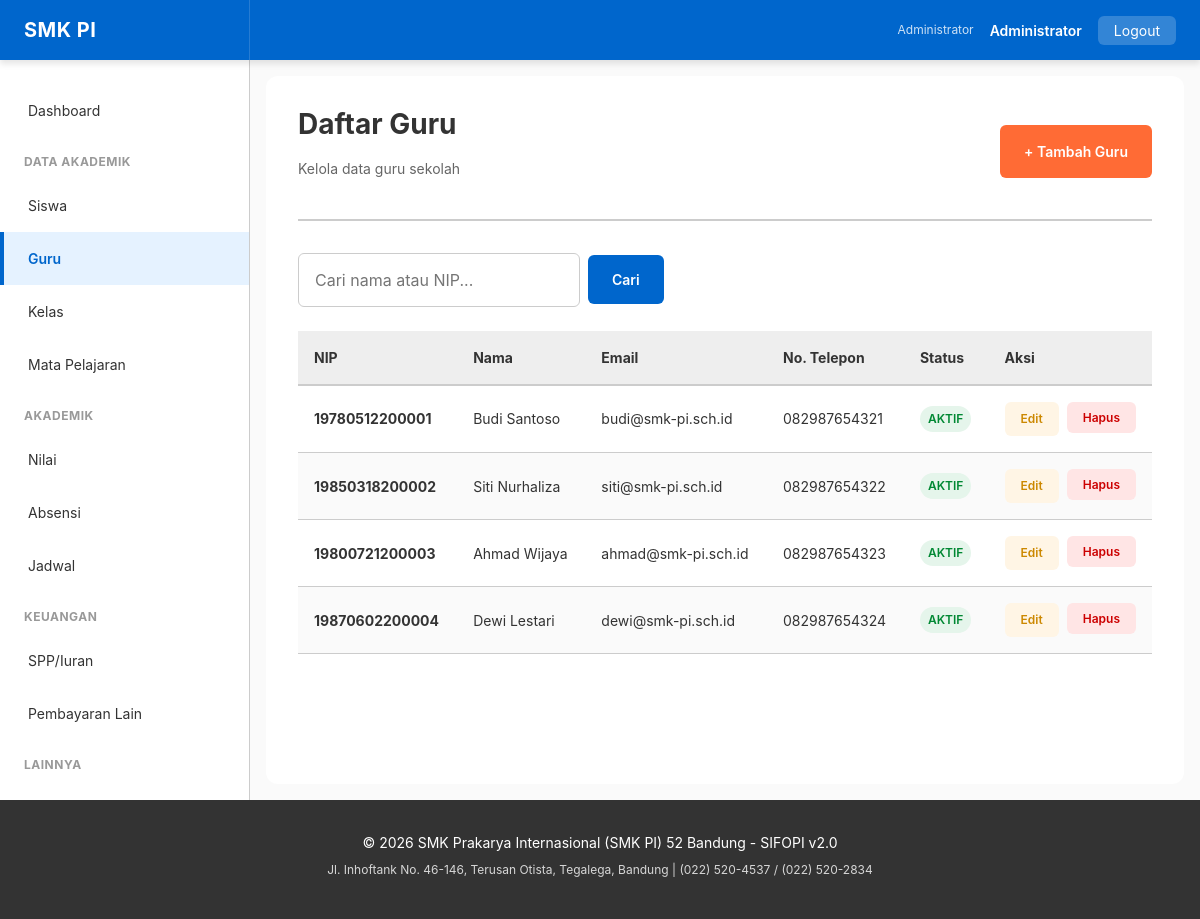
The page /guru (signed in) on the database its author committed.
### tables this page shows
CREATE TABLE guru (
    id INT PRIMARY KEY AUTO_INCREMENT,
    user_id INT NOT NULL UNIQUE,
    nip VARCHAR(20) UNIQUE,
    nama VARCHAR(100) NOT NULL,
    tgl_lahir DATE,
    jenis_kelamin ENUM('LAKI-LAKI', 'PEREMPUAN'),
    agama VARCHAR(20),
    alamat TEXT,
    no_telepon VARCHAR(20),
    email VARCHAR(100) UNIQUE,
    photo VARCHAR(255),
    tgl_masuk DATE,
    status ENUM('AKTIF', 'CUTI', 'RESIGN') DEFAULT 'AKTIF',
    golongan_darah VARCHAR(3),
    is_active BOOLEAN DEFAULT true,
    created_at DATETIME DEFAULT CURRENT_TIMESTAMP,
    updated_at DATETIME DEFAULT CURRENT_TIMESTAMP ON UPDATE CURRENT_TIMESTAMP,
    FOREIGN KEY (user_id) REFERENCES user(id) ON DELETE CASCADE,
    UNIQUE KEY unique_nip (nip),
    INDEX idx_nama (nama),
    INDEX idx_active (is_active)
);

### public/index.php (called while the page is built, shortened)
<?php
$configPath = dirname(__DIR__) . '/config';
require_once $configPath . '/database.php';
require_once $configPath . '/helpers.php';
class Router {
    private function render(string $viewPath, array $vars = []): void {
        extract($vars);
        $contentFile = dirname(__DIR__) . '/views/' . $viewPath . '.php';
        include $contentFile;
        include dirname(__DIR__) . '/views/layout/base.php';
    }
    private function db(): Database { return Database::getInstance(); }
    private function guruList(): void {
        $db     = $this->db();
        $page   = (int)($_GET['page'] ?? 1);
        $search = sanitize($_GET['search'] ?? '');
        $where  = $search ? "(nama LIKE ? OR nip LIKE ?)" : '';
        $params = $search ? ["%$search%", "%$search%"] : [];
        $result = $db->paginate('guru', $page, ITEMS_PER_PAGE, $where, $params);
        $this->render('guru/list', compact('result', 'search'));
    }
}
(new Router())->route();

### config/helpers.php (called while the page is built, shortened)
<?php
if (function_exists('safe')) {
    return;
}
function safe(mixed $value): string {
    return htmlspecialchars((string)$value, ENT_QUOTES, 'UTF-8');
}
function sanitize(string $value): string {
    return trim(htmlspecialchars($value, ENT_QUOTES, 'UTF-8'));
}

### config/database.php (called while the page is built, shortened)
<?php
class Database {
    private static $instance = null;
    private $pdo;
    public static function getInstance(): self {
        if (self::$instance === null) {
            self::$instance = new self();
        }
        return self::$instance;
    }
    private function connect(): void {
        try {
            $host = $_ENV['DB_HOST'] ?? 'localhost';
            $port = $_ENV['DB_PORT'] ?? 3306;
            $dbname = $_ENV['DB_NAME'] ?? 'atol_akademik_smk_pi';
            $user = $_ENV['DB_USER'] ?? 'root';
            $password = $_ENV['DB_PASSWORD'] ?? '';
            $dsn = "mysql:host={$host};port={$port};dbname={$dbname};charset=utf8mb4";
            $this->pdo = new PDO(
                $dsn,
                $user,
                $password,
                [
                    PDO::ATTR_ERRMODE => PDO::ERRMODE_EXCEPTION,
                    PDO::ATTR_DEFAULT_FETCH_MODE => PDO::FETCH_ASSOC,
                    PDO::ATTR_EMULATE_PREPARES => false,
                ]
            );
        } catch (PDOException $e) {
            die('Database connection failed: ' . htmlspecialchars($e->getMessage()));
        }
    }
    public function query(string $sql, array $params = []): PDOStatement {
        try {
            $stmt = $this->pdo->prepare($sql);
            $stmt->execute($params);
            return $stmt;
        } catch (PDOException $e) {
            $this->lastError = $e->getMessage();
            if ($_ENV['APP_DEBUG'] ?? false) {
                error_log('SQL Error: ' . $e->getMessage() . "\nSQL: " . $sql);
            }
            throw new Exception('Database query failed. Please try again.');
        }
    }
    public function count(string $table, string $where = '', array $params = []): int {
        $sql = "SELECT COUNT(*) as count FROM {$table}";
        $stmt = $this->query($sql, $params);
        $result = $stmt->fetch();
        return (int)($result['count'] ?? 0);
    }
    public function paginate(string $table, int $page = 1, int $perPage = 15, string $where = '', array $params = []): array {
        $total = $this->count($table, $where, $params);
        $pages = ceil($total / $perPage);
        $offset = ($page - 1) * $perPage;
        $sql = "SELECT * FROM {$table}";
        $sql .= " LIMIT ? OFFSET ?";
        $params[] = $perPage;
        $params[] = $offset;
        $stmt = $this->query($sql, $params);
        $data = $stmt->fetchAll();
        return [
            'data' => $data,
            'page' => $page,
            'per_page' => $perPage,
            'total' => $total,
            'pages' => $pages,
            'has_prev' => $page > 1,
            'has_next' => $page < $pages,
        ];
    }
}

### views/guru/list.php (the view, shortened to what this page needs)
<div class="page-header" style="display:flex;justify-content:space-between;align-items:center;">
    <div>
        <h1 class="page-title">Daftar Guru</h1>
        <p class="page-subtitle">Kelola data guru sekolah</p>
    </div>
    <?php if ($_SESSION['user']['role'] === 'ADMIN'): ?>
        <a href="/guru/create" class="btn btn-secondary">+ Tambah Guru</a>
    <?php endif; ?>
</div>
<div class="search-bar">
    <form method="GET" action="/guru" style="display:flex;gap:8px;align-items:center;">
        <input type="text" name="search" class="search-input" placeholder="Cari nama atau NIP..." value="<?= safe($search ?? '') ?>">
        <button type="submit" class="btn btn-primary">Cari</button>
    </form>
</div>
<?php if (!empty($result['data'])): ?>
    <div class="table-responsive">
        <table class="table">
            <thead>
                <tr><th>NIP</th><th>Nama</th><th>Email</th><th>No. Telepon</th><th>Status</th><th style="width:130px;">Aksi</th></tr>
            </thead>
            <tbody>
                <?php foreach ($result['data'] as $g): ?>
                    <tr>
                        <td><strong><?= safe($g['nip'] ?? '-') ?></strong></td>
                        <td><?= safe($g['nama']) ?></td>
                        <td><?= safe($g['email'] ?? '-') ?></td>
                        <td><?= safe($g['no_telepon'] ?? '-') ?></td>
                        <td><span class="badge badge-<?= ($g['status'] ?? '') === 'AKTIF' ? 'success' : 'secondary' ?>"><?= safe($g['status'] ?? 'AKTIF') ?></span></td>
                        <td class="table-actions">
                            <?php if ($_SESSION['user']['role'] === 'ADMIN'): ?>
                            <a href="/guru/edit?id=<?= $g['id'] ?>" class="btn btn-small action-edit">Edit</a>
                            <form method="POST" action="/guru/delete?id=<?= $g['id'] ?>" style="display:inline;" onsubmit="return confirm('Hapus guru <?= safe($g['nama']) ?>?')">
                                <button class="btn btn-small action-delete">Hapus</button>
                            </form>
                            <?php endif; ?>
                        </td>
                    </tr>
                <?php endforeach; ?>
            </tbody>
        </table>
    </div>
<?php endif; ?>

### public/assets/css/theme.css (style rules this page uses)
.search-bar { display: flex; gap: var(--spacing-md); margin-bottom: var(--spacing-lg); }
.search-input { flex: 1; min-width: 250px; }
.table-actions { display: flex; gap: var(--spacing-sm); }
.action-edit { background: var(--color-warning-light); color: var(--color-warning-dark); }
.action-delete { background: var(--color-error-light); color: var(--color-error); }

### public/assets/css/variables.css (style rules this page uses)
:root { --color-primary: #0066CC; --color-primary-dark: #0052A3; --color-primary-light: #E5F2FF; --color-secondary: #FF6B35; --color-secondary-dark: #E55A28; --color-secondary-light: #FFE5D5; --color-success: #00AA44; --color-success-dark: #008833; --color-success-light: #E5F5EB; --color-warning: #FFAA00; --color-warning-dark: #CC8800; --color-warning-light: #FFF5E5; --color-error: #CC0000; --color-error-dark: #AA0000; --color-error-light: #FFE5E5; --color-info: #0066CC; --color-info-light: #E5F2FF; --color-dark-text: #333333; --color-light-bg: #EEEEEE; --color-border: #CCCCCC; --color-white: #FFFFFF; --color-black: #000000; --color-gray-50: #FAFAFA; --color-gray-100: #F5F5F5; --color-gray-200: #EEEEEE; --color-gray-300: #DDDDDD; --color-gray-400: #CCCCCC; --color-gray-500: #999999; --color-gray-600: #666666; --color-gray-700: #444444; --color-gray-800: #333333; --color-gray-900: #1A1A1A; --font-family: -apple-system, BlinkMacSystemFont, 'Segoe UI', 'Roboto', 'Oxygen', 'Ubuntu', 'Cantarell', sans-serif; --font-mono: 'Courier New', 'Courier', monospace; --font-size-base: 16px; --font-size-xs: 12px; --font-size-sm: 14px; --font-size-lg: 18px; --font-size-xl: 20px; --font-size-2xl: 24px; --font-size-3xl: 28px; --font-size-4xl: 32px; --font-weight-light: 300; --font-weight-normal: 400; --font-weight-medium: 500; --font-weight-semibold: 600; --font-weight-bold: 700; --line-height-tight: 1.2; --line-height-normal: 1.5; --line-height-relaxed: 1.75; --spacing-xs: 4px; --spacing-sm: 8px; --spacing-md: 16px; --spacing-lg: 24px; --spacing-xl: 32px; --spacing-2xl: 40px; --spacing-3xl: 48px; --radius-sm: 4px; --radius-md: 6px; --radius-lg: 12px; --radius-xl: 16px; --radius-full: 9999px; --shadow-sm: 0 1px 2px rgba(0, 0, 0, 0.05); --shadow-md: 0 4px 6px rgba(0, 0, 0, 0.1); --shadow-lg: 0 10px 20px rgba(0, 0, 0, 0.15); --shadow-xl: 0 20px 40px rgba(0, 0, 0, 0.2); --transition-fast: 150ms ease-in-out; --transition-normal: 300ms ease-in-out; --transition-slow: 500ms ease-in-out; --z-dropdown: 1000; --z-modal: 2000; --z-tooltip: 3000; --breakpoint-sm: 640px; --breakpoint-md: 1024px; --breakpoint-lg: 1280px; --navbar-height: 60px; --sidebar-width: 250px; --max-container-width: 1400px; }
@media (prefers-color-scheme: light) { :root { --bg-primary: #FFFFFF; --bg-secondary: #F5F5F5; --text-primary: #333333; --text-secondary: #666666; } }

### public/assets/css/layout.css (style rules this page uses)
.page-header { margin-bottom: var(--spacing-xl); border-bottom: 2px solid var(--color-border); padding-bottom: var(--spacing-lg); }
.page-title { font-size: var(--font-size-3xl); margin-bottom: var(--spacing-md); }
.page-subtitle { color: var(--color-gray-600); font-size: var(--font-size-sm); }

### public/assets/css/components.css (style rules this page uses)
.btn { display: inline-flex; align-items: center; justify-content: center; padding: var(--spacing-md) var(--spacing-lg); border-radius: var(--radius-md); font-size: var(--font-size-sm); font-weight: var(--font-weight-semibold); cursor: pointer; transition: all var(--transition-fast); border: none; text-decoration: none; white-space: nowrap; }
.btn-primary { background: var(--color-primary); color: white; }
.btn-secondary { background: var(--color-secondary); color: white; }
.btn-small { padding: var(--spacing-sm) var(--spacing-md); font-size: var(--font-size-xs); }
.table { width: 100%; border-collapse: collapse; margin-bottom: var(--spacing-lg); }
.table thead { background: var(--color-light-bg); }
.table th { padding: var(--spacing-md); text-align: left; font-weight: var(--font-weight-bold); border-bottom: 2px solid var(--color-border); font-size: var(--font-size-sm); }
.table td { padding: var(--spacing-md); border-bottom: 1px solid var(--color-border); font-size: var(--font-size-sm); }
.table tbody tr:nth-child(even) { background: #FAFAFA; }
.table-responsive { overflow-x: auto; }
.badge { display: inline-block; padding: var(--spacing-xs) var(--spacing-sm); border-radius: var(--radius-full); font-size: var(--font-size-xs); font-weight: var(--font-weight-semibold); }
.badge-success { background: var(--color-success-light); color: var(--color-success-dark); }

### rows shown on the page
guru: nip "19780512200001", nama "Budi Santoso", email "budi@smk-pi.sch.id", no_telepon "082987654321", status "AKTIF"
guru: nip "19850318200002", nama "Siti Nurhaliza", email "siti@smk-pi.sch.id", no_telepon "082987654322", status "AKTIF"
guru: nip "19800721200003", nama "Ahmad Wijaya", email "ahmad@smk-pi.sch.id", no_telepon "082987654323", status "AKTIF"
guru: nip "19870602200004", nama "Dewi Lestari", email "dewi@smk-pi.sch.id", no_telepon "082987654324", status "AKTIF"

### other values the page prints
safe($_SESSION['user']['fullname']) "Administrator"
safe(SCHOOL_NAME) "SMK Prakarya Internasional (SMK PI) 52 Bandung"
safe(SCHOOL_ADDRESS) "Jl. Inhoftank No. 46-146, Terusan Otista, Tegalega, Bandung"
safe(SCHOOL_PHONE) "(022) 520-4537 / (022) 520-2834"
